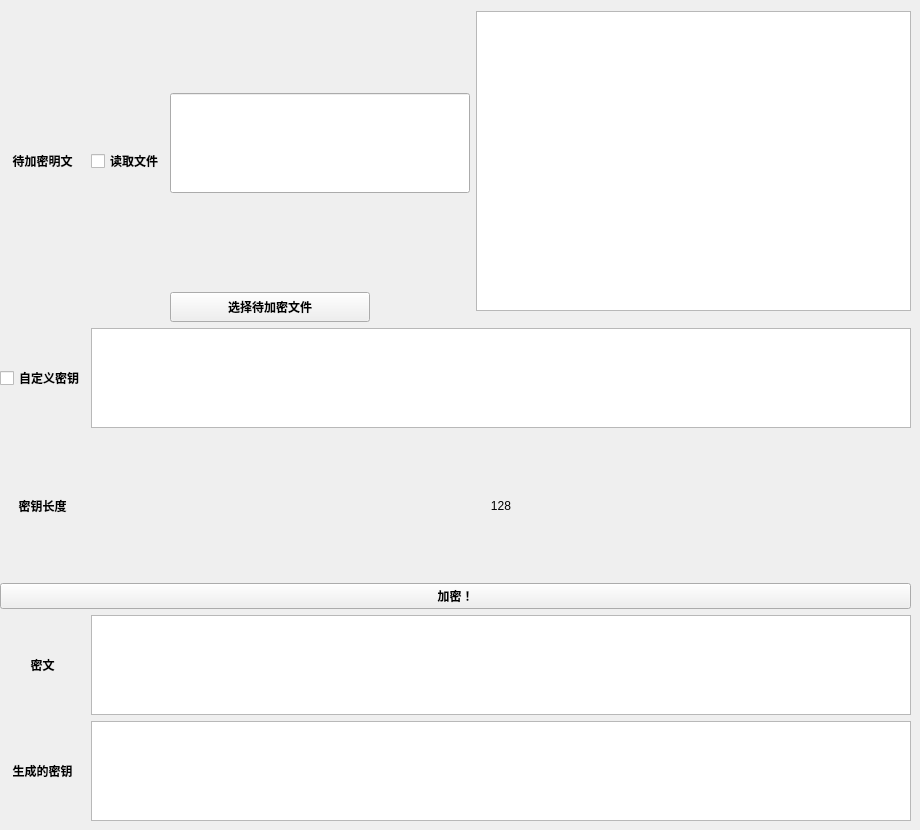
      <widget class="QWidget" name="page_16">
       <widget class="QWidget" name="gridLayoutWidget_6">
        <property name="geometry">
         <rect>
          <x>0</x>
          <y>0</y>
          <width>911</width>
          <height>821</height>
         </rect>
        </property>
        <layout class="QGridLayout" name="gridLayout_8">
         <item row="0" column="1" rowspan="3">
          <widget class="QCheckBox" name="checkBox_11">
           <property name="font">
            <font>
             <weight>75</weight>
             <bold>true</bold>
            </font>
           </property>
           <property name="text">
            <string>读取文件</string>
           </property>
          </widget>
         </item>
         <item row="2" column="2">
          <widget class="QPushButton" name="pushButton_41">
           <property name="maximumSize">
            <size>
             <width>200</width>
             <height>30</height>
            </size>
           </property>
           <property name="font">
            <font>
             <weight>75</weight>
             <bold>true</bold>
            </font>
           </property>
           <property name="layoutDirection">
            <enum>Qt::LeftToRight</enum>
           </property>
           <property name="text">
            <string>选择待加密文件</string>
           </property>
           <property name="checkable">
            <bool>false</bool>
           </property>
          </widget>
         </item>
         <item row="0" column="3" rowspan="3">
          <widget class="QPlainTextEdit" name="plainTextEdit_16">
           <property name="maximumSize">
            <size>
             <width>16777215</width>
             <height>300</height>
            </size>
           </property>
          </widget>
         </item>
         <item row="0" column="2" rowspan="2">
          <widget class="QLineEdit" name="lineEdit_12">
           <property name="maximumSize">
            <size>
             <width>300</width>
             <height>100</height>
            </size>
           </property>
          </widget>
         </item>
         <item row="0" column="0" rowspan="3">
          <widget class="QLabel" name="label_26">
           <property name="font">
            <font>
             <weight>75</weight>
             <bold>true</bold>
            </font>
           </property>
           <property name="text">
            <string>待加密明文</string>
           </property>
           <property name="alignment">
            <set>Qt::AlignCenter</set>
           </property>
          </widget>
         </item>
         <item row="4" column="0">
          <widget class="QCheckBox" name="checkBox_15">
           <property name="maximumSize">
            <size>
             <width>16777215</width>
             <height>100</height>
            </size>
           </property>
           <property name="font">
            <font>
             <weight>75</weight>
             <italic>false</italic>
             <bold>true</bold>
            </font>
           </property>
           <property name="text">
            <string>自定义密钥</string>
           </property>
          </widget>
         </item>
         <item row="4" column="1" colspan="3">
          <widget class="QPlainTextEdit" name="plainTextEdit_15">
           <property name="maximumSize">
            <size>
             <width>16777215</width>
             <height>100</height>
            </size>
           </property>
          </widget>
         </item>
         <item row="5" column="0">
          <widget class="QLabel" name="label_32">
           <property name="maximumSize">
            <size>
             <width>300</width>
             <height>16777215</height>
            </size>
           </property>
           <property name="font">
            <font>
             <weight>75</weight>
             <bold>true</bold>
            </font>
           </property>
           <property name="text">
            <string>密钥长度</string>
           </property>
           <property name="alignment">
            <set>Qt::AlignCenter</set>
           </property>
          </widget>
         </item>
         <item row="5" column="1" colspan="3">
          <widget class="QLabel" name="label_45">
           <property name="text">
            <string>128</string>
           </property>
           <property name="alignment">
            <set>Qt::AlignCenter</set>
           </property>
          </widget>
         </item>
         <item row="6" column="0" colspan="4">
          <widget class="QPushButton" name="pushButton_42">
           <property name="font">
            <font>
             <weight>75</weight>
             <bold>true</bold>
            </font>
           </property>
           <property name="text">
            <string>加密！</string>
           </property>
          </widget>
         </item>
         <item row="7" column="0">
          <widget class="QLabel" name="label_30">
           <property name="font">
            <font>
             <weight>75</weight>
             <bold>true</bold>
            </font>
           </property>
           <property name="text">
            <string>密文</string>
           </property>
           <property name="alignment">
            <set>Qt::AlignCenter</set>
           </property>
          </widget>
         </item>
         <item row="7" column="1" colspan="3">
          <widget class="QTextEdit" name="textEdit_10">
           <property name="maximumSize">
            <size>
             <width>16777215</width>
             <height>100</height>
            </size>
           </property>
          </widget>
         </item>
         <item row="8" column="0">
          <widget class="QLabel" name="label_31">
           <property name="font">
            <font>
             <weight>75</weight>
             <bold>true</bold>
            </font>
           </property>
           <property name="text">
            <string>生成的密钥</string>
           </property>
           <property name="alignment">
            <set>Qt::AlignCenter</set>
           </property>
          </widget>
         </item>
         <item row="8" column="1" colspan="3">
          <widget class="QTextEdit" name="textEdit_9">
           <property name="maximumSize">
            <size>
             <width>16777215</width>
             <height>100</height>
            </size>
           </property>
          </widget>
         </item>
        </layout>
       </widget>
      </widget>
